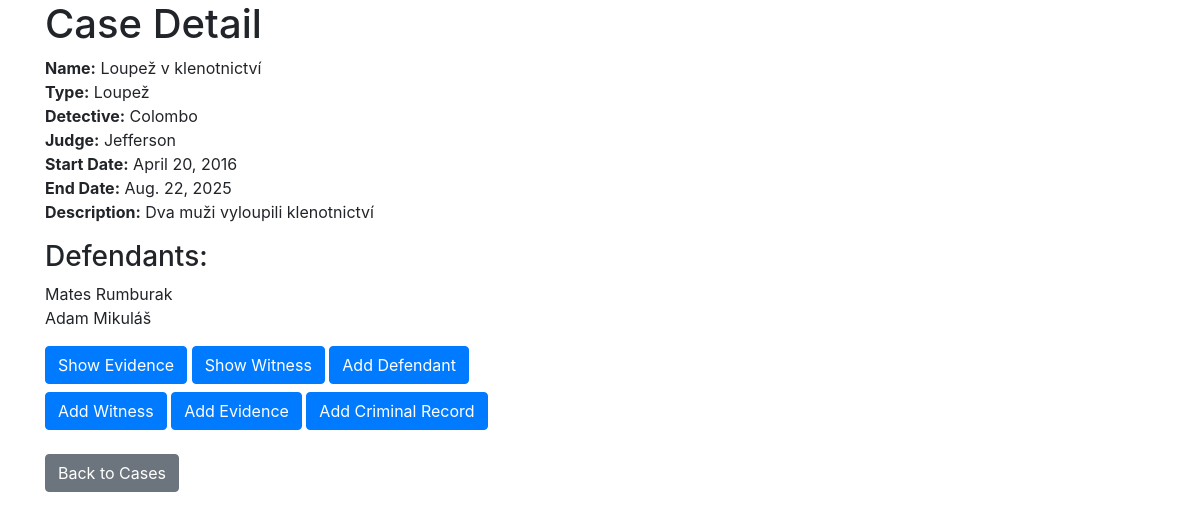
The page /case/6/ on the database its author committed.
### SKJproject/models.py (models this page shows, shortened)
class Case(models.Model):
    name = models.CharField(max_length=30)
    case_type = models.CharField(max_length=30)
    detective = models.CharField(max_length=30)
    judge = models.CharField(max_length=30)
    start_date = models.DateField()
    end_date = models.DateField()
    description = models.CharField(max_length=500)
    criminal_history_id = models.ForeignKey('CriminalHistory', blank=True, null=True, on_delete=models.SET_NULL)

class Defendant(models.Model):
    person = models.ForeignKey('Person', null=True, on_delete=models.SET_NULL)
    case = models.ForeignKey('Case', null=True, on_delete=models.SET_NULL)

class Person(models.Model):
    fname = models.CharField(max_length=30)
    lname = models.CharField(max_length=30)
    birthdate = models.DateField('birthdate')
    sex = models.CharField(max_length=1)
    address = models.CharField(max_length=300)

### SKJproject/views.py (the view)
# urls.py: path('case/<int:case_id>/', views.showCase, name='show_case'),
def showCase(request, case_id):
    case = get_object_or_404(Case, pk=case_id)
    witnesses = Witnes.objects.filter(case_id=case_id)
    witness_form = WitnessForm()
    return render(request, 'SKJproject/show_case.html', {'case': case, 'witnesses': witnesses, 'witness_form': witness_form})

### templates/SKJproject/show_case.html (shortened to what this page needs)
<!DOCTYPE html>
<html lang="en">
<head>
    <link rel="stylesheet" href="https://stackpath.bootstrapcdn.com/bootstrap/4.5.2/css/bootstrap.min.css">
</head>
<body>
<div class="container">
    <h1>Case Detail</h1>
    <ul class="list-unstyled">
        <li><strong>Name:</strong> {{ case.name }}</li>
        <li><strong>Type:</strong> {{ case.case_type }}</li>
        <li><strong>Detective:</strong> {{ case.detective }}</li>
        <li><strong>Judge:</strong> {{ case.judge }}</li>
        <li><strong>Start Date:</strong> {{ case.start_date }}</li>
        <li><strong>End Date:</strong> {{ case.end_date }}</li>
        <li><strong>Description:</strong> {{ case.description }}</li>
    </ul>
    <h3>Defendants:</h3>
    <ul class="list-unstyled">
      {% for defendant in case.defendant_set.all %}
        <li>{{ defendant.person.fname }} {{ defendant.person.lname }}</li>
      {% endfor %}
    </ul>
</div>
<div class="container">
    <div class="row">
        <div class="col-md-6">
            <a href="{% url 'show_evidence' case_id=case.id %}" class="btn btn-primary mb-2">Show Evidence</a>
            <a href="{% url 'show_witness' case_id=case.id %}" class="btn btn-primary mb-2">Show Witness</a>
            <a href="{% url 'add_defendant' case_id=case.id %}" class="btn btn-primary mb-2">Add Defendant</a>
            <a href="{% url 'add_witness' case_id=case.id %}" class="btn btn-primary mb-2">Add Witness</a>
            <a href="{% url 'add_evidence' case_id=case.id %}" class="btn btn-primary mb-2">Add Evidence</a>
            <a href="{% url 'add_criminal_record' case_id=case.id %}" class="btn btn-primary mb-2">Add Criminal Record</a>
        </div>
    </div>
</div>
<div class="container">
    <div class="row">
        <div class="col-md-6">
            <div class="footer mt-3">
                <a href="{% url 'cases' %}" class="btn btn-secondary">Back to Cases</a>
            </div>
        </div>
    </div>
</div>
</body>
</html>

### rows shown on the page
Case: name "Loupež v klenotnictví", case_type "Loupež", detective "Colombo", judge "Jefferson", start_date "April 20, 2016", end_date "Aug. 22, 2025", description "Dva muži vyloupili klenotnictví"
Defendant: person.fname "Mates", person.lname "Rumburak"
Defendant: person.fname "Adam", person.lname "Mikuláš"
